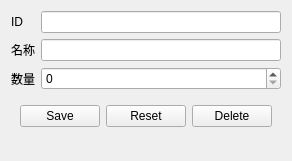
<?xml version="1.0" encoding="UTF-8"?>
<ui version="4.0">
 <class>inventory_stackable_form</class>
 <widget class="QWidget" name="inventory_stackable_form">
  <property name="geometry">
   <rect>
    <x>0</x>
    <y>0</y>
    <width>270</width>
    <height>161</height>
   </rect>
  </property>
  <property name="windowTitle">
   <string>Form</string>
  </property>
  <layout class="QFormLayout" name="formLayout">
   <item row="0" column="0">
    <widget class="QLabel" name="id_label">
     <property name="text">
      <string>ID</string>
     </property>
    </widget>
   </item>
   <item row="0" column="1">
    <widget class="QLineEdit" name="id_line_edit">
     <property name="readOnly">
      <bool>true</bool>
     </property>
    </widget>
   </item>
   <item row="1" column="0">
    <widget class="QLabel" name="name_label">
     <property name="text">
      <string>名称</string>
     </property>
    </widget>
   </item>
   <item row="1" column="1">
    <widget class="QLineEdit" name="name_line_edit">
     <property name="readOnly">
      <bool>true</bool>
     </property>
    </widget>
   </item>
   <item row="2" column="0">
    <widget class="QLabel" name="num_label">
     <property name="text">
      <string>数量</string>
     </property>
    </widget>
   </item>
   <item row="2" column="1">
    <widget class="QSpinBox" name="num_spin_box">
     <property name="sizePolicy">
      <sizepolicy hsizetype="Expanding" vsizetype="Fixed">
       <horstretch>0</horstretch>
       <verstretch>0</verstretch>
      </sizepolicy>
     </property>
     <property name="maximum">
      <number>999999999</number>
     </property>
    </widget>
   </item>
   <item row="3" column="0" colspan="2">
    <widget class="QWidget" name="btn_group" native="true">
     <layout class="QHBoxLayout" name="horizontalLayout_7">
      <item>
       <widget class="QPushButton" name="save_btn">
        <property name="text">
         <string>Save</string>
        </property>
       </widget>
      </item>
      <item>
       <widget class="QPushButton" name="reset_btn">
        <property name="text">
         <string>Reset</string>
        </property>
       </widget>
      </item>
      <item>
       <widget class="QPushButton" name="delete_btn">
        <property name="text">
         <string>Delete</string>
        </property>
       </widget>
      </item>
     </layout>
    </widget>
   </item>
  </layout>
 </widget>
 <resources/>
 <connections/>
</ui>
